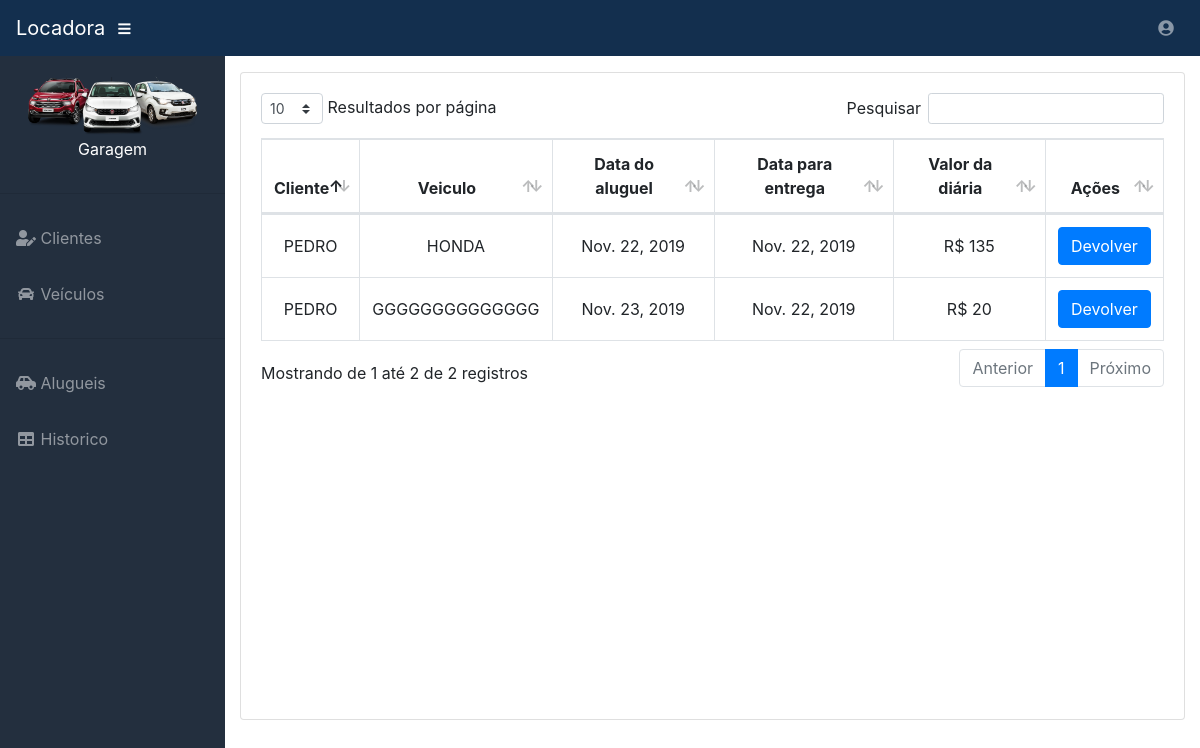
Before: /alugados (signed in) with the older database file.
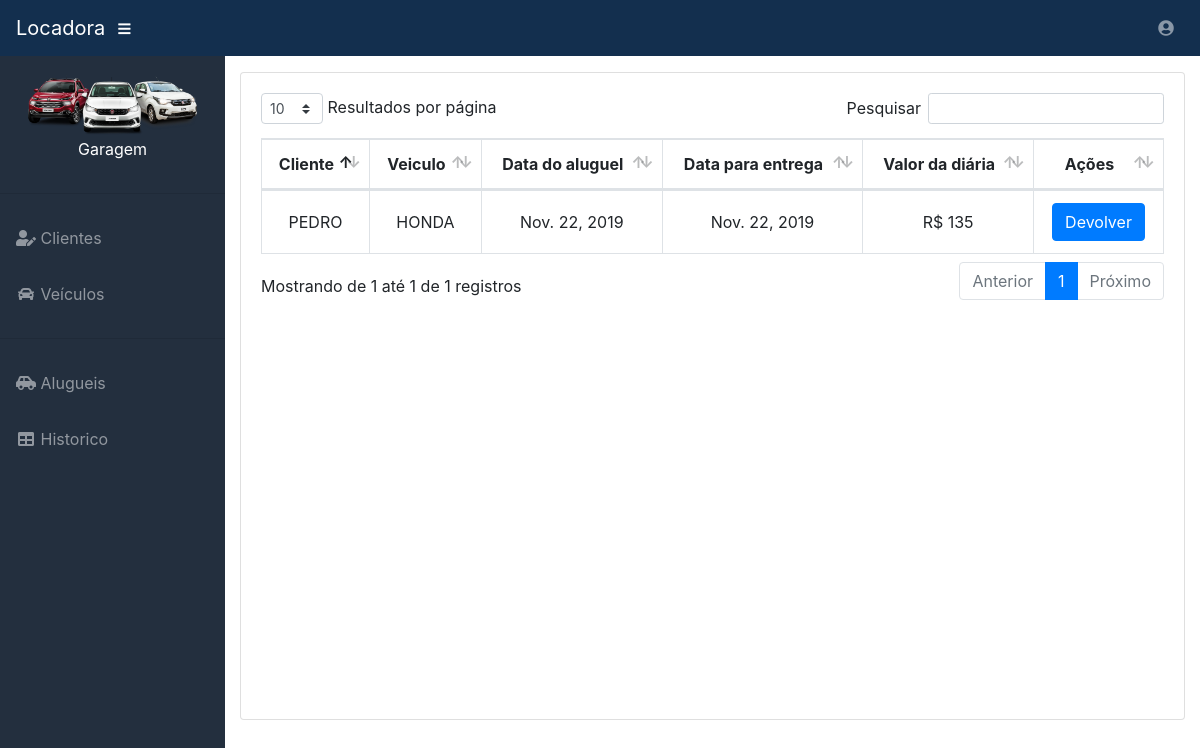
After: the same page with the newer database file.
### Controles/models.py (models this page shows)
class Aluguel(models.Model):
    dt_aluguel = models.DateField('Data do aluguel')
    dt_prazo = models.DateField('Prazo')
    dt_devolucao = models.DateField('Data da devolução', blank=True, null=True)
    valor_aluguel = models.IntegerField('Valor do aluguel')
    km_saida = models.IntegerField('Km de saida')
    km_devolucao = models.IntegerField('Km de devolução', blank=True, null=True)
    status = models.IntegerField(default=1)
    qtd_dias = models.IntegerField(blank=True, null=True)
    valor_total_aluguel = models.IntegerField(blank=True, null=True)
    cliente = models.ForeignKey(Cliente, on_delete=models.CASCADE)
    veiculo = models.ForeignKey(Veiculo, on_delete=models.CASCADE)

class Cliente(models.Model):
    nome = models.CharField('Nome', max_length=100, )
    sobrenome = models.CharField('Sobrenome', max_length=100)
    email = models.EmailField('Email')
    telefone = models.CharField('Telefone', max_length=20)
    cpf = models.CharField('CPF', max_length=20)
    rg = models.CharField('RG', max_length=20)
    estado_rg = models.CharField('Estado RG', max_length=2)
    rua = models.CharField('Rua', max_length=150)
    numero = models.IntegerField('Número')
    cidade = models.CharField('Cidade', max_length=150)
    estado = models.CharField('Estado', max_length=2)
    cep = models.CharField('CEP',max_length=20)
    def __str__(self):
        return self.nome

class Veiculo(models.Model):
    marca = models.CharField('Marca', max_length=100)
    modelo = models.CharField('Modelo', max_length=100)
    renavam = models.CharField('Renavam', max_length=20)
    placa = models.CharField('Placa', max_length=10)
    numero_chassis = models.CharField('Número do chassis', max_length=20)
    ano_fabricacao = models.IntegerField('Ano de fabricação')
    cor = models.CharField('Cor', max_length=50)
    cidade = models.CharField('Cidade', max_length=150)
    estado = models.CharField('Estado', max_length=2)
    valor_diaria = models.IntegerField('Valor da diária')
    status_aluguel = models.CharField('Status', max_length=10)
    def __str__(self):
        return self.marca

### Controles/views.py (the view)
# urls.py: path('alugados', alugados, name='alugados'),
@login_required(login_url='login')
def alugados(request):
    alugados = Aluguel.objects.filter(status=1)
    return render(request, 'alugados.html', locals())

### templates/alugados.html (shortened to what this page needs)
{% extends 'base.html' %}
{% load static %}
{% block conteudo %}
<div class="card mb-3" style="height: 100%;">
          <div class="card-body">
            <div class="table-responsive">
              <table class="table table-bordered" id="dataTable" width="100%" cellspacing="0">
                <thead>
                  <tr style="text-align: center">
                    <th>Cliente</th>
                    <th>Veiculo</th>
                    <th>Data do aluguel</th>
                    <th>Data para entrega</th>
                    <th>Valor da diária</th>
                    <th>Ações</th>
                  </tr>
                </thead>
                <tbody style="text-align: center">
                {% for i in alugados %}
                  {% if i.veiculo.status_aluguel == '1' %}
                      <tr>
                        <td><a >{{ i.cliente }}</a></td>
                        <td><a >{{ i.veiculo }}</a></td>
                        <td>{{ i.dt_aluguel }}</td>
                        <td>{{ i.dt_prazo }}</td>
                        <td>R$ {{ i.veiculo.valor_diaria }}</td>
                        <td><a href="{% url 'devolucao' id_veiculo=i.veiculo.id id_aluguel=i.id %}" class="btn btn-primary" role="button" aria-pressed="true">Devolver</a></td>
                      </tr>
                  {% endif %}
                {% endfor %}
                </tbody>
              </table><br>
            </div>
          </div>
</div>
{% endblock %}

Changed rows visible on the page:
no longer on this page (row edited): Aluguel: cliente "PEDRO", veiculo "GGGGGGGGGGGGGG", dt_aluguel "Nov. 23, 2019", dt_prazo "Nov. 22, 2019", veiculo.valor_diaria "20"
Other visible differences:
text written by a page script: "Resultados por página Pesquisar Mostrando de 1 até 2 de 2 registros Anterior 1 Próximo" → "Resultados por página Pesquisar Mostrando de 1 até 1 de 1 registros Anterior 1 Próximo"
